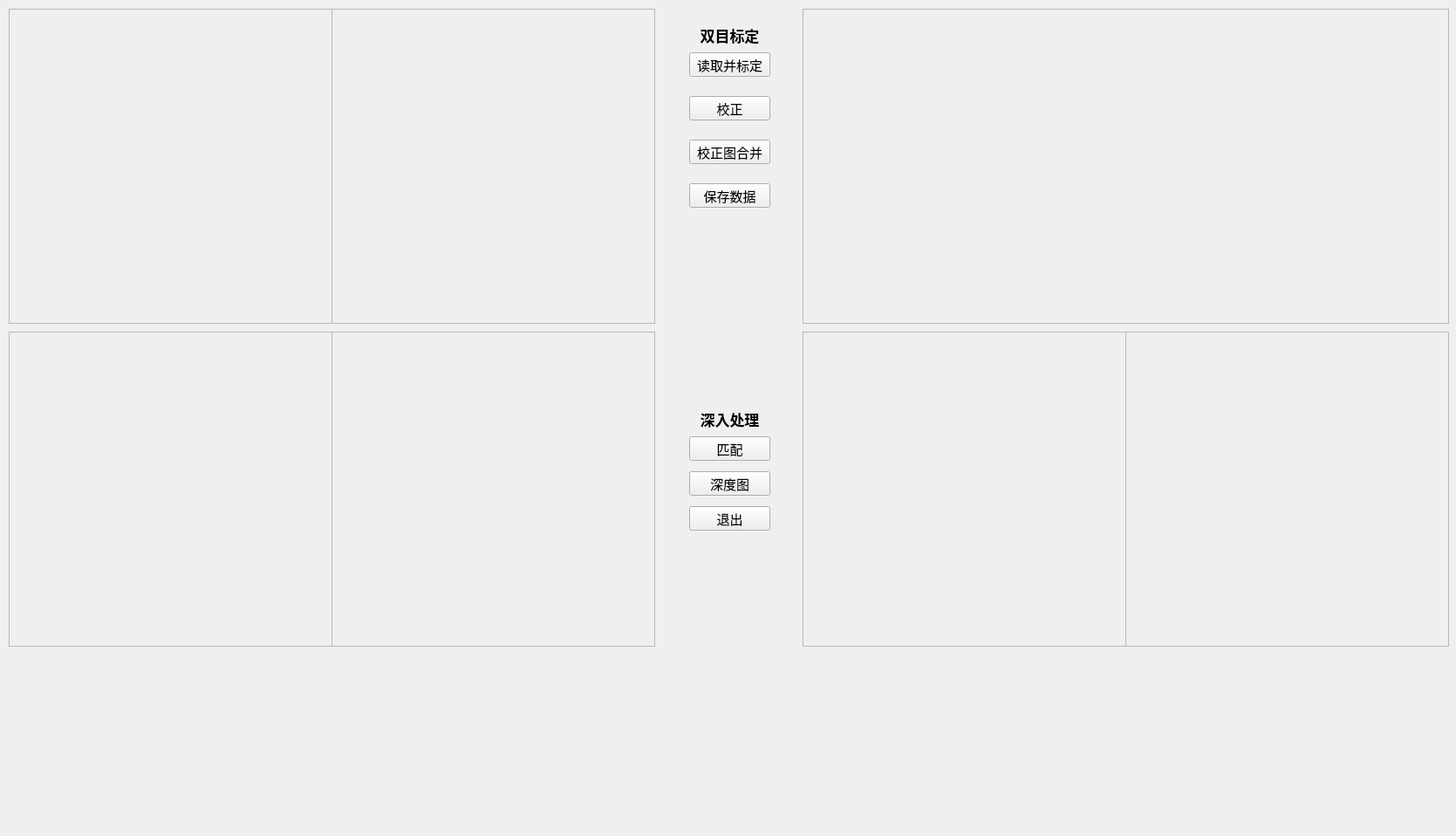
<?xml version="1.0" encoding="UTF-8"?>
<ui version="4.0">
 <class>DoubleCali</class>
 <widget class="QWidget" name="DoubleCali">
  <property name="geometry">
   <rect>
    <x>0</x>
    <y>0</y>
    <width>1669</width>
    <height>958</height>
   </rect>
  </property>
  <property name="windowTitle">
   <string>Form</string>
  </property>
  <widget class="QPushButton" name="doubleCalibButton">
   <property name="geometry">
    <rect>
     <x>790</x>
     <y>60</y>
     <width>93</width>
     <height>28</height>
    </rect>
   </property>
   <property name="font">
    <font>
     <pointsize>11</pointsize>
    </font>
   </property>
   <property name="text">
    <string>读取并标定</string>
   </property>
  </widget>
  <widget class="QPushButton" name="pushButton_2">
   <property name="geometry">
    <rect>
     <x>790</x>
     <y>110</y>
     <width>93</width>
     <height>28</height>
    </rect>
   </property>
   <property name="font">
    <font>
     <pointsize>11</pointsize>
    </font>
   </property>
   <property name="text">
    <string>校正</string>
   </property>
  </widget>
  <widget class="QPushButton" name="pushButton_3">
   <property name="geometry">
    <rect>
     <x>790</x>
     <y>500</y>
     <width>93</width>
     <height>28</height>
    </rect>
   </property>
   <property name="font">
    <font>
     <pointsize>11</pointsize>
    </font>
   </property>
   <property name="text">
    <string>匹配</string>
   </property>
  </widget>
  <widget class="QPushButton" name="pushButton_4">
   <property name="geometry">
    <rect>
     <x>790</x>
     <y>540</y>
     <width>93</width>
     <height>28</height>
    </rect>
   </property>
   <property name="font">
    <font>
     <pointsize>11</pointsize>
    </font>
   </property>
   <property name="text">
    <string>深度图</string>
   </property>
  </widget>
  <widget class="QPushButton" name="quitButton">
   <property name="geometry">
    <rect>
     <x>790</x>
     <y>580</y>
     <width>93</width>
     <height>28</height>
    </rect>
   </property>
   <property name="font">
    <font>
     <pointsize>11</pointsize>
    </font>
   </property>
   <property name="text">
    <string>退出</string>
   </property>
  </widget>
  <widget class="QPushButton" name="pushButton_6">
   <property name="geometry">
    <rect>
     <x>790</x>
     <y>160</y>
     <width>93</width>
     <height>28</height>
    </rect>
   </property>
   <property name="font">
    <font>
     <pointsize>11</pointsize>
    </font>
   </property>
   <property name="text">
    <string>校正图合并</string>
   </property>
  </widget>
  <widget class="QScrollArea" name="scrollArea">
   <property name="geometry">
    <rect>
     <x>10</x>
     <y>10</y>
     <width>371</width>
     <height>361</height>
    </rect>
   </property>
   <property name="widgetResizable">
    <bool>true</bool>
   </property>
   <widget class="QWidget" name="scrollAreaWidgetContents">
    <property name="geometry">
     <rect>
      <x>0</x>
      <y>0</y>
      <width>369</width>
      <height>359</height>
     </rect>
    </property>
    <widget class="QLabel" name="beforeRect_label_L">
     <property name="enabled">
      <bool>true</bool>
     </property>
     <property name="geometry">
      <rect>
       <x>0</x>
       <y>0</y>
       <width>371</width>
       <height>361</height>
      </rect>
     </property>
     <property name="font">
      <font>
       <weight>50</weight>
       <bold>false</bold>
      </font>
     </property>
     <property name="text">
      <string/>
     </property>
     <property name="pixmap">
      <pixmap>C:/Users/ssrzm/Desktop/搞笑图片/006AyCZZly1fk9s1ymsqrj30hs0hswfn.jpg</pixmap>
     </property>
     <property name="alignment">
      <set>Qt::AlignCenter</set>
     </property>
    </widget>
   </widget>
  </widget>
  <widget class="QScrollArea" name="scrollArea_2">
   <property name="geometry">
    <rect>
     <x>380</x>
     <y>10</y>
     <width>371</width>
     <height>361</height>
    </rect>
   </property>
   <property name="widgetResizable">
    <bool>true</bool>
   </property>
   <widget class="QWidget" name="scrollAreaWidgetContents_3">
    <property name="geometry">
     <rect>
      <x>0</x>
      <y>0</y>
      <width>369</width>
      <height>359</height>
     </rect>
    </property>
    <widget class="QLabel" name="beforeRect_label_R">
     <property name="geometry">
      <rect>
       <x>0</x>
       <y>0</y>
       <width>371</width>
       <height>361</height>
      </rect>
     </property>
     <property name="font">
      <font>
       <weight>50</weight>
       <bold>false</bold>
      </font>
     </property>
     <property name="text">
      <string/>
     </property>
     <property name="pixmap">
      <pixmap>C:/Users/ssrzm/Desktop/搞笑图片/006AyCZZly1fk9s1ymsqrj30hs0hswfn.jpg</pixmap>
     </property>
     <property name="alignment">
      <set>Qt::AlignCenter</set>
     </property>
    </widget>
   </widget>
  </widget>
  <widget class="QScrollArea" name="scrollArea_3">
   <property name="geometry">
    <rect>
     <x>10</x>
     <y>380</y>
     <width>371</width>
     <height>361</height>
    </rect>
   </property>
   <property name="widgetResizable">
    <bool>true</bool>
   </property>
   <widget class="QWidget" name="scrollAreaWidgetContents_4">
    <property name="geometry">
     <rect>
      <x>0</x>
      <y>0</y>
      <width>369</width>
      <height>359</height>
     </rect>
    </property>
    <widget class="QLabel" name="afterRect_label_L">
     <property name="geometry">
      <rect>
       <x>0</x>
       <y>0</y>
       <width>371</width>
       <height>361</height>
      </rect>
     </property>
     <property name="font">
      <font>
       <weight>50</weight>
       <bold>false</bold>
      </font>
     </property>
     <property name="text">
      <string/>
     </property>
     <property name="pixmap">
      <pixmap>C:/Users/ssrzm/Desktop/搞笑图片/006AyCZZly1fk9s1ymsqrj30hs0hswfn.jpg</pixmap>
     </property>
     <property name="alignment">
      <set>Qt::AlignCenter</set>
     </property>
    </widget>
   </widget>
  </widget>
  <widget class="QScrollArea" name="scrollArea_4">
   <property name="geometry">
    <rect>
     <x>380</x>
     <y>380</y>
     <width>371</width>
     <height>361</height>
    </rect>
   </property>
   <property name="widgetResizable">
    <bool>true</bool>
   </property>
   <widget class="QWidget" name="scrollAreaWidgetContents_5">
    <property name="geometry">
     <rect>
      <x>0</x>
      <y>0</y>
      <width>369</width>
      <height>359</height>
     </rect>
    </property>
    <widget class="QLabel" name="afterRect_label_R">
     <property name="geometry">
      <rect>
       <x>0</x>
       <y>0</y>
       <width>371</width>
       <height>361</height>
      </rect>
     </property>
     <property name="font">
      <font>
       <weight>50</weight>
       <bold>false</bold>
      </font>
     </property>
     <property name="text">
      <string/>
     </property>
     <property name="pixmap">
      <pixmap>C:/Users/ssrzm/Desktop/搞笑图片/006AyCZZly1fk9s1ymsqrj30hs0hswfn.jpg</pixmap>
     </property>
     <property name="alignment">
      <set>Qt::AlignCenter</set>
     </property>
    </widget>
   </widget>
  </widget>
  <widget class="QScrollArea" name="scrollArea_5">
   <property name="geometry">
    <rect>
     <x>920</x>
     <y>10</y>
     <width>741</width>
     <height>361</height>
    </rect>
   </property>
   <property name="widgetResizable">
    <bool>true</bool>
   </property>
   <widget class="QWidget" name="scrollAreaWidgetContents_6">
    <property name="geometry">
     <rect>
      <x>0</x>
      <y>0</y>
      <width>739</width>
      <height>359</height>
     </rect>
    </property>
    <widget class="QLabel" name="canvas_label">
     <property name="geometry">
      <rect>
       <x>0</x>
       <y>0</y>
       <width>741</width>
       <height>361</height>
      </rect>
     </property>
     <property name="font">
      <font>
       <weight>50</weight>
       <bold>false</bold>
      </font>
     </property>
     <property name="text">
      <string/>
     </property>
     <property name="pixmap">
      <pixmap>C:/Users/ssrzm/Desktop/搞笑图片/006AyCZZly1fk9s1ymsqrj30hs0hswfn.jpg</pixmap>
     </property>
     <property name="alignment">
      <set>Qt::AlignCenter</set>
     </property>
    </widget>
   </widget>
  </widget>
  <widget class="QLabel" name="label">
   <property name="geometry">
    <rect>
     <x>791</x>
     <y>470</y>
     <width>91</width>
     <height>21</height>
    </rect>
   </property>
   <property name="font">
    <font>
     <pointsize>13</pointsize>
     <weight>75</weight>
     <bold>true</bold>
    </font>
   </property>
   <property name="text">
    <string>深入处理</string>
   </property>
   <property name="alignment">
    <set>Qt::AlignCenter</set>
   </property>
  </widget>
  <widget class="QLabel" name="label_2">
   <property name="geometry">
    <rect>
     <x>791</x>
     <y>30</y>
     <width>91</width>
     <height>20</height>
    </rect>
   </property>
   <property name="font">
    <font>
     <pointsize>13</pointsize>
     <weight>75</weight>
     <bold>true</bold>
    </font>
   </property>
   <property name="text">
    <string>双目标定</string>
   </property>
   <property name="alignment">
    <set>Qt::AlignCenter</set>
   </property>
  </widget>
  <widget class="QScrollArea" name="scrollArea_6">
   <property name="geometry">
    <rect>
     <x>920</x>
     <y>380</y>
     <width>371</width>
     <height>361</height>
    </rect>
   </property>
   <property name="widgetResizable">
    <bool>true</bool>
   </property>
   <widget class="QWidget" name="scrollAreaWidgetContents_7">
    <property name="geometry">
     <rect>
      <x>0</x>
      <y>0</y>
      <width>369</width>
      <height>359</height>
     </rect>
    </property>
    <widget class="QLabel" name="beforeRect_label_R_2">
     <property name="geometry">
      <rect>
       <x>0</x>
       <y>0</y>
       <width>371</width>
       <height>361</height>
      </rect>
     </property>
     <property name="font">
      <font>
       <weight>50</weight>
       <bold>false</bold>
      </font>
     </property>
     <property name="text">
      <string/>
     </property>
     <property name="pixmap">
      <pixmap>C:/Users/ssrzm/Desktop/搞笑图片/006AyCZZly1fk9s1ymsqrj30hs0hswfn.jpg</pixmap>
     </property>
     <property name="alignment">
      <set>Qt::AlignCenter</set>
     </property>
    </widget>
   </widget>
  </widget>
  <widget class="QScrollArea" name="scrollArea_7">
   <property name="geometry">
    <rect>
     <x>1290</x>
     <y>380</y>
     <width>371</width>
     <height>361</height>
    </rect>
   </property>
   <property name="widgetResizable">
    <bool>true</bool>
   </property>
   <widget class="QWidget" name="scrollAreaWidgetContents_8">
    <property name="geometry">
     <rect>
      <x>0</x>
      <y>0</y>
      <width>369</width>
      <height>359</height>
     </rect>
    </property>
    <widget class="QLabel" name="beforeRect_label_R_3">
     <property name="geometry">
      <rect>
       <x>0</x>
       <y>0</y>
       <width>371</width>
       <height>361</height>
      </rect>
     </property>
     <property name="font">
      <font>
       <weight>50</weight>
       <bold>false</bold>
      </font>
     </property>
     <property name="text">
      <string/>
     </property>
     <property name="pixmap">
      <pixmap>C:/Users/ssrzm/Desktop/搞笑图片/006AyCZZly1fk9s1ymsqrj30hs0hswfn.jpg</pixmap>
     </property>
     <property name="alignment">
      <set>Qt::AlignCenter</set>
     </property>
    </widget>
   </widget>
  </widget>
  <widget class="QPushButton" name="pushButton_7">
   <property name="geometry">
    <rect>
     <x>790</x>
     <y>210</y>
     <width>93</width>
     <height>28</height>
    </rect>
   </property>
   <property name="font">
    <font>
     <pointsize>11</pointsize>
    </font>
   </property>
   <property name="text">
    <string>保存数据</string>
   </property>
  </widget>
 </widget>
 <resources/>
 <connections/>
</ui>
